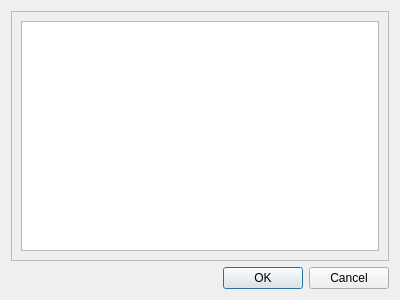
<?xml version="1.0" encoding="UTF-8"?>
<ui version="4.0">
 <class>Synergy::Internal::FilesToSyncDialog</class>
 <widget class="QDialog" name="Synergy::Internal::FilesToSyncDialog">
  <property name="geometry">
   <rect>
    <x>0</x>
    <y>0</y>
    <width>400</width>
    <height>300</height>
   </rect>
  </property>
  <property name="windowTitle">
   <string>Dialog</string>
  </property>
  <layout class="QVBoxLayout" name="verticalLayout_2">
   <item>
    <widget class="QScrollArea" name="scrollArea">
     <property name="widgetResizable">
      <bool>true</bool>
     </property>
     <widget class="QWidget" name="scrollAreaWidgetContents">
      <property name="geometry">
       <rect>
        <x>0</x>
        <y>0</y>
        <width>380</width>
        <height>251</height>
       </rect>
      </property>
      <layout class="QVBoxLayout" name="verticalLayout">
       <item>
        <widget class="QListWidget" name="listWidget"/>
       </item>
      </layout>
     </widget>
    </widget>
   </item>
   <item>
    <widget class="QDialogButtonBox" name="buttonBox">
     <property name="orientation">
      <enum>Qt::Horizontal</enum>
     </property>
     <property name="standardButtons">
      <set>QDialogButtonBox::Cancel|QDialogButtonBox::Ok</set>
     </property>
    </widget>
   </item>
  </layout>
 </widget>
 <resources/>
 <connections>
  <connection>
   <sender>buttonBox</sender>
   <signal>accepted()</signal>
   <receiver>Synergy::Internal::FilesToSyncDialog</receiver>
   <slot>accept()</slot>
   <hints>
    <hint type="sourcelabel">
     <x>248</x>
     <y>254</y>
    </hint>
    <hint type="destinationlabel">
     <x>157</x>
     <y>274</y>
    </hint>
   </hints>
  </connection>
  <connection>
   <sender>buttonBox</sender>
   <signal>rejected()</signal>
   <receiver>Synergy::Internal::FilesToSyncDialog</receiver>
   <slot>reject()</slot>
   <hints>
    <hint type="sourcelabel">
     <x>316</x>
     <y>260</y>
    </hint>
    <hint type="destinationlabel">
     <x>286</x>
     <y>274</y>
    </hint>
   </hints>
  </connection>
 </connections>
</ui>
